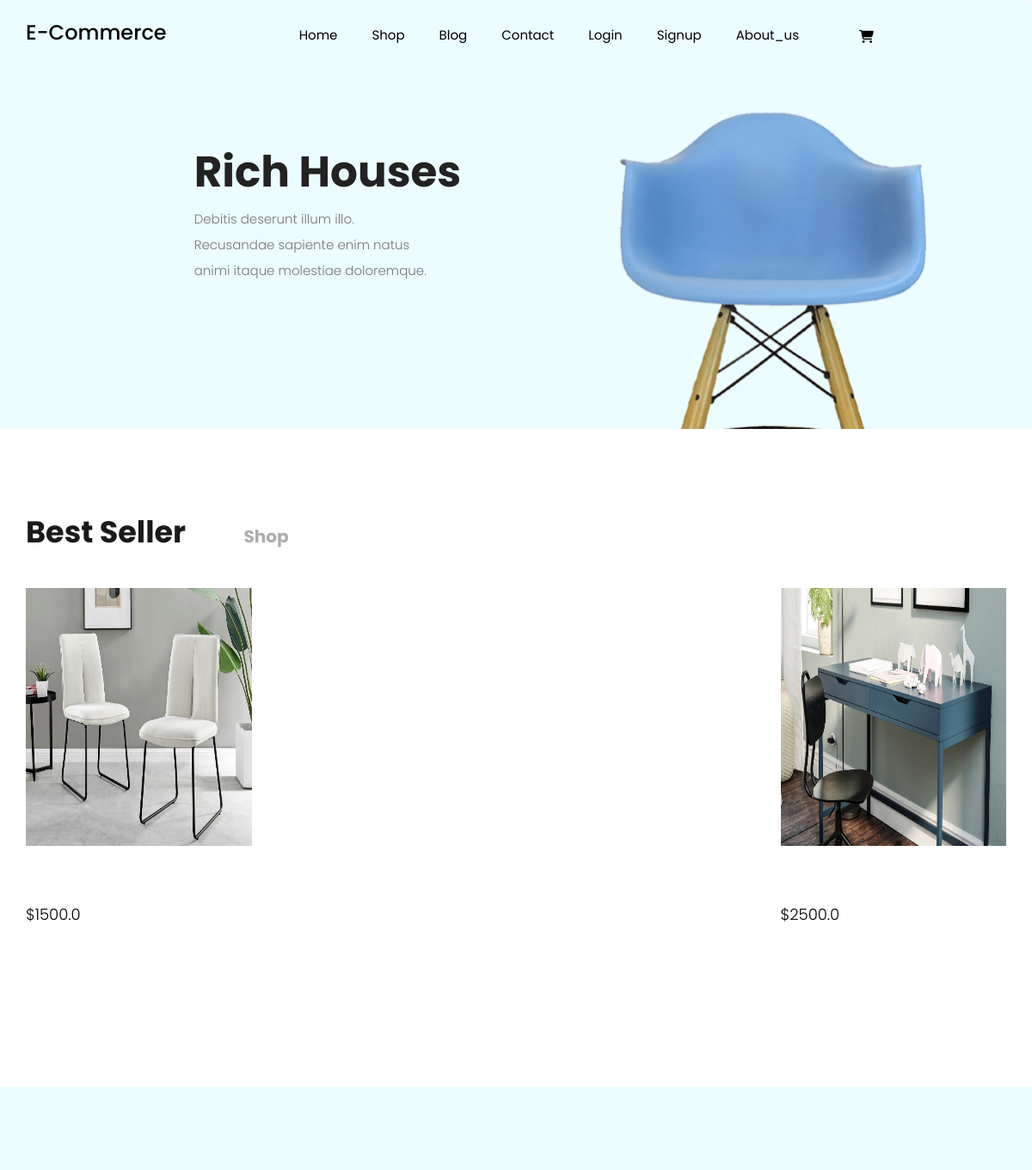
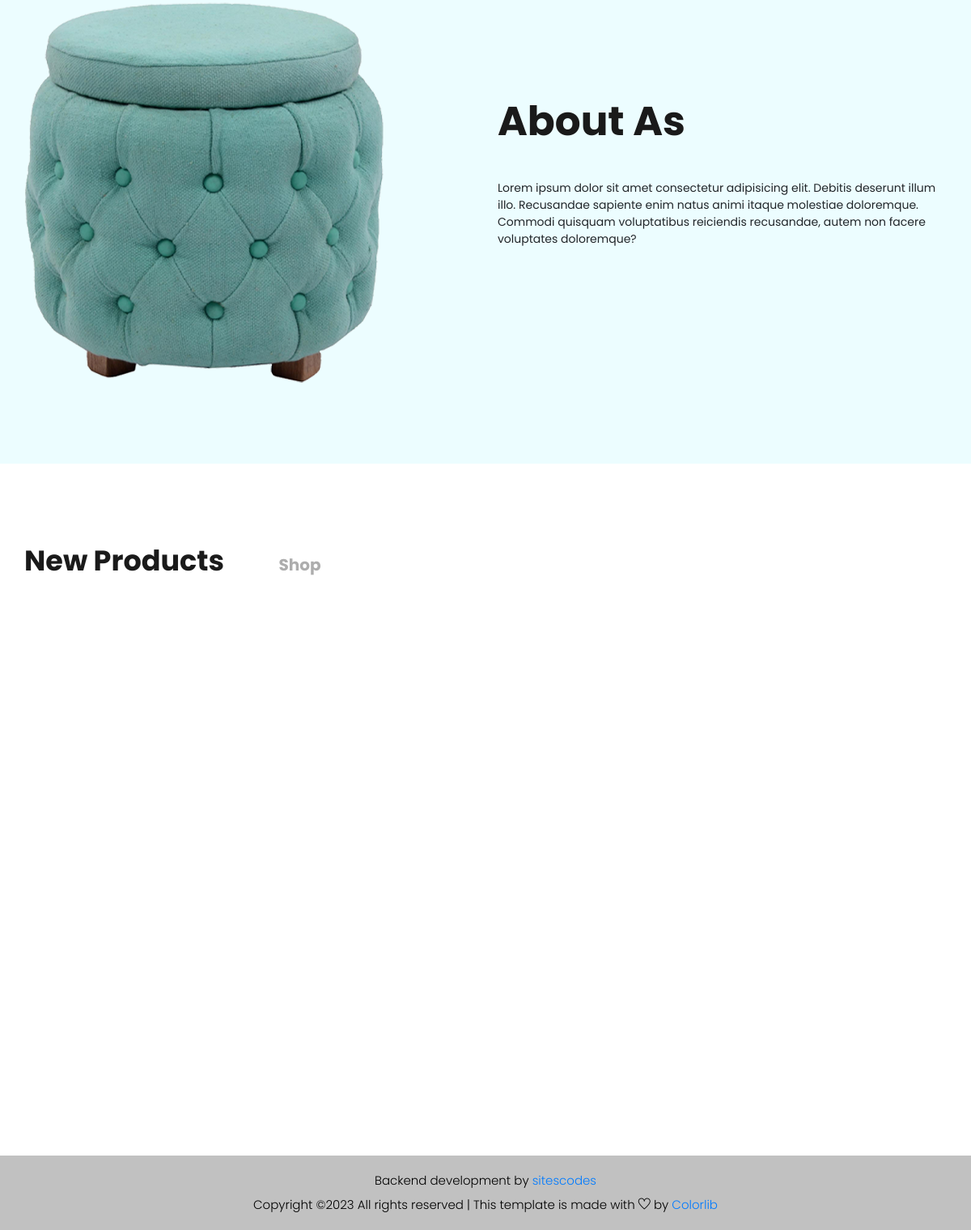
The page / on the database its author committed (2 pictures, top to bottom).
### products/models.py (models this page shows, shortened)
class Product(models.Model):
    name = models.CharField(max_length=50 , unique=True) # coulmn name
    image = models.ImageField(upload_to="images/products/" , null=False , blank=False, default='images/default.png') # coulmn image
    description = models.TextField(max_length=2000) # coulmn description
    price = models.FloatField() # coulmn price
    date = models.DateField(auto_now_add=True) # coulmn date
    category = models.ForeignKey('Categories' , on_delete = models.CASCADE , null=True , blank=True , default="All") # coulmn category
    slug = models.SlugField(null=True , blank=True , unique=True) # coulmn slug

### home/views.py (the view)
# urls.py: path('', include('home.urls' , namespace='home')),
def home(request):
    products_by_price = Product.objects.all().order_by('price')[:10]
    products_by_date = Product.objects.all().order_by('-date')[:10]
    return render(request , 'home/index.html' , context={'products_by_price':products_by_price, 'products_by_date':products_by_date})

### home/templates/home/index.html (shortened to what this page needs)
{% extends 'base.html' %}
{% load static %}
{% block content %}
    <section class="breadcrumb breadcrumb_bg">
        <div class="container">
            <div class="row justify-content-center">
                <div class="col-lg-8">
                    <div class="breadcrumb_iner">
                        <div class="breadcrumb_iner_item">
                            <h2>Rich Houses</h2>
                            <p>
                                Debitis deserunt illum illo.
                                <br>
                                Recusandae sapiente enim natus
                                <br>
                                animi itaque molestiae doloremque.
                            </p>
                        </div>
                    </div>
                </div>
            </div>
        </div>
    </section>
    <section class="product_list section_padding">
        <div class="container">
            <div class="row justify-content-center">
                <div class="col-lg-12">
                    <div class="section_tittle text-center">
                        <h2>best seller <span>shop</span></h2>
                    </div>
                </div>
            </div>
            <div class="row">
                <div class="col-lg-12">
                    <div class="product_list_slider owl-carousel">
                        <div class="single_product_list_slider">
                            <div class="row align-items-center justify-content-between">
                              {% for product in products_by_price %}
                                <div class="col-lg-3 col-sm-6">
                                    <div class="single_product_item">
                                        <img src="{{ product.image.url }}" alt="" height="300" width="250" >
                                        <div class="single_product_text">
                                            <h3>${{ product.price }}</h3>
                                        </div>
                                    </div>
                                </div>
                              {% endfor %}
                            </div>
                        </div>
                    </div>
                </div>
            </div>
        </div>
    </section>
    <section class="our_offer section_padding">
        <div class="container">
            <div class="row align-items-center justify-content-between">
                <div class="col-lg-6 col-md-6">
                    <div class="offer_img">
                        <img src="{% static 'img/offer_img.png' %}" alt="">
                    </div>
                </div>
                <div class="col-lg-6 col-md-6">
                    <div class="offer_text">
                        <h2>About As</h2>
                        <div class="date_countdown">
                            <div id="timer">
                                Lorem ipsum dolor sit amet consectetur adipisicing elit. Debitis deserunt illum illo. Recusandae sapiente enim natus animi itaque molestiae doloremque. Commodi quisquam voluptatibus reiciendis recusandae, autem non facere voluptates doloremque?
                            </div>
                        </div>
                    </div>
                </div>
            </div>
        </div>
    </section>
    <section class="product_list section_padding">
        <div class="container">
            <div class="row justify-content-center">
                <div class="col-lg-12">
                    <div class="section_tittle text-center">
                        <h2>new products <span>shop</span></h2>
                    </div>
                </div>
            </div>
            <div class="row">
                <div class="col-lg-12">
                    <div class="product_list_slider owl-carousel">
                        <div class="single_product_list_slider">
                            <div class="row align-items-center justify-content-between">
                              {% for product in products_by_date %}
                                <div class="col-lg-3 col-sm-6">
                                    <div class="single_product_item">
                                        <img src="{{ product.image.url }}" alt="" width="450" height="350">
                                        <div class="single_product_text">
                                            <h4>{{ product.name }}</h4>
                                            <h3>EGP{{ product.price }}</h3>
                                        </div>
                                    </div>
                                </div>
                              {% endfor %}
                            </div>
                        </div>
                    </div>
                </div>
            </div>
        </div>
    </section>
{% endblock content %}

### templates/base.html (shortened to what this page needs)
{% load static %}
<!doctype html>
<html lang="zxx">
<head>
  <link rel="stylesheet" href="{% static 'css/bootstrap.min.css' %}">
  <link rel="stylesheet" href="{% static 'css/animate.css' %}">
  <link rel="stylesheet" href="{% static 'css/owl.carousel.min.css' %}">
  <link rel="stylesheet" href="{% static 'css/all.css' %}">
  <link rel="stylesheet" href="{% static 'css/flaticon.css' %}">
  <link rel="stylesheet" href="{% static 'css/themify-icons.css' %}">
  <link rel="stylesheet" href="{% static 'css/magnific-popup.css' %}">
  <link rel="stylesheet" href="{% static 'css/slick.css' %}">
  <link rel="stylesheet" href="{% static 'css/style.css' %}">
</head>
<body>
  <header class="main_menu home_menu">
  <div class="container">
      <div class="row align-items-center">
          <div class="col-lg-12">
              <nav class="navbar navbar-expand-lg navbar-light">
                  <h3>E-Commerce</h3>
                  <div class="collapse navbar-collapse main-menu-item" id="navbarSupportedContent">
                      <ul class="navbar-nav">
                        <li class="nav-item">
                          <a class="nav-link" href="{% url 'home:home' %}">Home</a>
                        </li>
                          <li class="nav-item">
                            <a class="nav-link" href="{% url 'products:products' %}"> shop </a>
                          </li>
                          <li class="nav-item">
                            <a class="nav-link" href="{% url 'blog:blogs' %}"> blog</a>
                          </li>
                          <li class="nav-item">
                            <a class="nav-link" href="{% url 'contact:contact' %}">contact</a>
                          </li>
                          {% if user.is_authenticated %}
                            <li class="nav-item">
                              <a class="nav-link" href="{% url 'accounts:profile' %}">profile</a>
                            </li>
                            <li class="nav-item">
                              <a class="nav-link" href="{% url 'order:user_orders' %}">my Orders</a>
                            </li>
                            <li class="nav-item">
                              <a class="nav-link" href="{% url 'logout' %}"> logout</a>
                            </li>
                          {% else %}
                            <li class="nav-item">
                              <a class="nav-link" href="{% url 'login' %}"> login</a>
                            </li>
                            <li class="nav-item">
                              <a class="nav-link" href="{% url 'accounts:signup' %}"> signup</a>
                            </li>
                          {% endif %}
                          <li class="nav-item">
                            <a class="nav-link" href="{% url 'about_us:about_us' %}">about_us</a>
                          </li>
                          <li class="nav-item">
                            <a class="nav-link" href="{% url 'cart:cart_detail' %}"><i class="fa-solid fa-cart-shopping"></i></a>
                          </li>
                      </ul>
                  </div>
              </nav>
          </div>
      </div>
  </div>
  </header>
  {% block content %}
  {% endblock content %}
  <br>
  <br>
  <footer class="text-center text-white" style="background-color: #f1f1f1;">
    <div class="text-center text-dark p-3" style="background-color: rgba(0, 0, 0, 0.2);">
      <P>
        Backend development by <a href="https://sitescodes.com" target="_blank">sitescodes</a>
        </P>
      <P>
        Copyright &copy;<script>document.write(new Date().getFullYear());</script> All rights reserved | This template is made with <i class="ti-heart" aria-hidden="true"></i> by <a href="https://colorlib.com" target="_blank">Colorlib</a>
      </P>
    </div>
  </footer>
</body>
</html>

### rows shown on the page
Product: image (picture), price "1500.0"
Product: image (picture), price "2500.0"
